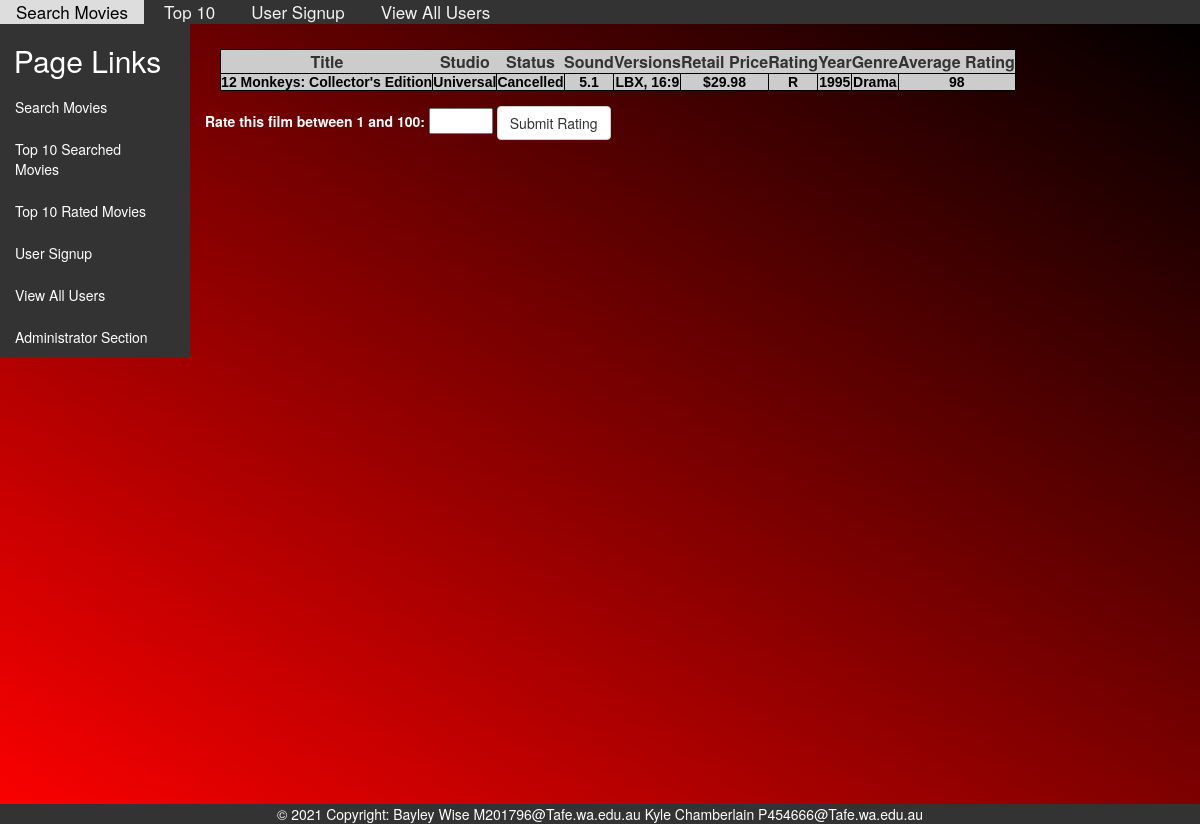
The page /WebSite/moreInfo.php?id=3 on the database its author committed.
### tables this page shows
CREATE TABLE `movies` (
  `ID` int(11) NOT NULL DEFAULT '0',
  `Title` varchar(82) DEFAULT NULL,
  `Studio` varchar(15) DEFAULT NULL,
  `Status` varchar(12) DEFAULT NULL,
  `Sound` varchar(11) DEFAULT NULL,
  `Versions` varchar(18) DEFAULT NULL,
  `RecRetPrice` decimal(5,2) DEFAULT NULL,
  `Rating` varchar(5) DEFAULT NULL,
  `Year` int(11) DEFAULT NULL,
  `Genre` varchar(17) DEFAULT NULL,
  `Aspect` varchar(6) DEFAULT NULL,
  `Search_Hits` int(10) NOT NULL,
  `Rating_Total` int(11) NOT NULL,
  `Rating_Amount` int(11) NOT NULL,
  `Rating_Average` double NOT NULL
);

### WebSite/database.php (called while the page is built, shortened)
<?php
function Movie_Details($movieID)
{
    global $db;
    $sql = "SELECT * FROM `movies` ";
    $sql.= "WHERE `ID` = $movieID";
    $result = mysqli_query($db, $sql);
    return $result;
}
?>

### WebSite/moreInfo.php (the view, shortened to what this page needs)
<?php
    require 'header.php';
    require_once 'database.php';
    $movieID = $_REQUEST['id'];
    $movies_set =  Movie_Details($movieID);
?>
<!DOCTYPE html>
<html lang="en">
<head>
    <link rel="stylesheet"
    href="https://maxcdn.bootstrapcdn.com/bootstrap/3.4.0/css/bootstrap.min.css">
    <link rel="stylesheet" type="text/css" href="StyleSheet.css" />
</head>
<body>
<div id="data-body" class="row">
    <nav id="data-nav-bar" class="col-lg-2 bg-info">
        <h2 class="text-center">Page Links</h2>
        <ul class="nav nav-pills nav-stacked">
            <li><a href="search_Movie.php">Search Movies</a></li>
            <li><a href="top_Searched.php">Top 10 Searched Movies</a></li>
            <li><a href="top_Rated.php">Top 10 Rated Movies</a></li>
            <li><a href="userSignUp.php">User Signup</a></li>
            <li><a href="showUsers.php">View All Users</a></li>
            <li><a href="adminLogIn.php">Administrator Section</a></li>
        </ul>
    </nav>
    <main class="col-lg-10">
        <h1><?php echo $movies['Title']; ?></h1>
        <table>
        <?php echo "
            <tr>
                <th>Title</th>
                <th>Studio</th>
                <th>Status</th>
                <th>Sound</th>
                <th>Versions</th>
                <th>Retail Price</th>
                <th>Rating</th>
                <th>Year</th>
                <th>Genre</th>
                <th>Average Rating</th>
            </tr>
            ";
            while ($movies = mysqli_fetch_assoc($movies_set)) {
                echo "
            <tr>
                <td>".$movies['Title']."</td>
                <td>".$movies['Studio']."</td>
                <td>".$movies['Status']."</td>
                <td>".$movies['Sound']."</td>
                <td>".$movies['Versions']."</td>
                <td>$".$movies['RecRetPrice']."</td>
                <td>".$movies['Rating']."</td>
                <td>".$movies['Year']."</td>
                <td>".$movies['Genre']."</td>
                <td>".$movies['Rating_Average']."</td>
            </tr>";
            }
            ?>
    </table>
    <form action="moreInfo.php?id=<?php echo $movieID?>"
        method="post">
        <div class="form-group">
            <label for="rated">Rate this film between 1 and 100:</label>
            <input type="number" id="rated" name="rated" min="1" max="100" required>
            <button type="submit" name="btnSubmit" class="btn btn-default">Submit Rating</button>
        </div>
    </form>
    </main>
</div>
</body>
</html>
<?php
    require 'footer.php';
?>

### WebSite/StyleSheet.css (style rules this page uses)
p, h1 { margin: 0px 10px 10px 10px; }
h1 { background-color: transparent; font-size: 32px; font-weight: bold; padding-top: 10px; color: #ffffff; text-align: center; }
h2 { color: white; }
a { color: white; }
table { width: 80%; border: 1px #000 solid; border-collapse: collapse; border-spacing: 0px; margin: 15px ; }
td { background-color: #CCC; border: 1px #000 solid; font-family: Calibri, sans-serif; font-weight: bold; font-size: 14px; color: #000; text-align: center; vertical-align: top; }
tr { height: auto; }
th { text-align: center; background-color: #CCC; }
label { color: white; }
#data-body { background-image: linear-gradient(to top right, red, black); min-height: 100%; min-width: 100%; }
#data-nav-bar { background: #333; }

### rows shown on the page
movies: Title "12 Monkeys: Collector's Edition", Studio "Universal", Status "Cancelled", Sound "5.1", Versions "LBX, 16:9", RecRetPrice "29.98", Rating "R", Year "1995", Genre "Drama", Rating_Average "98"
